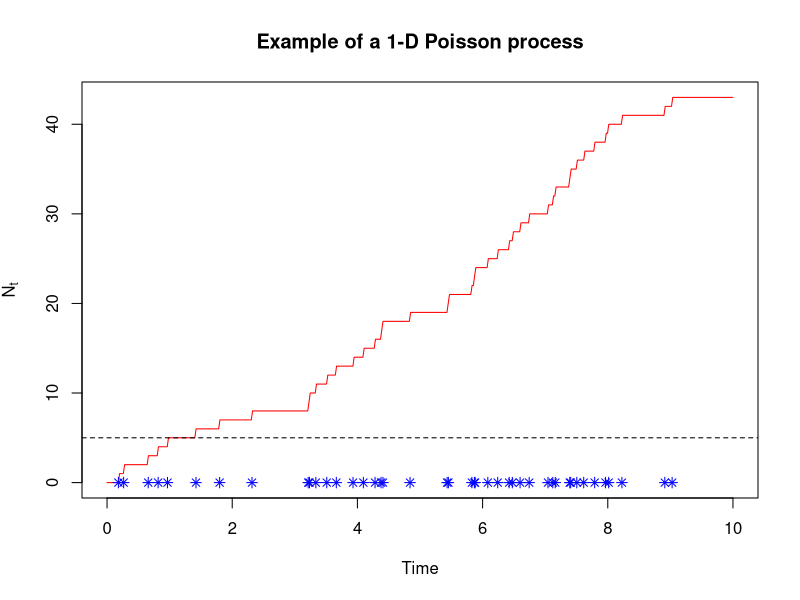
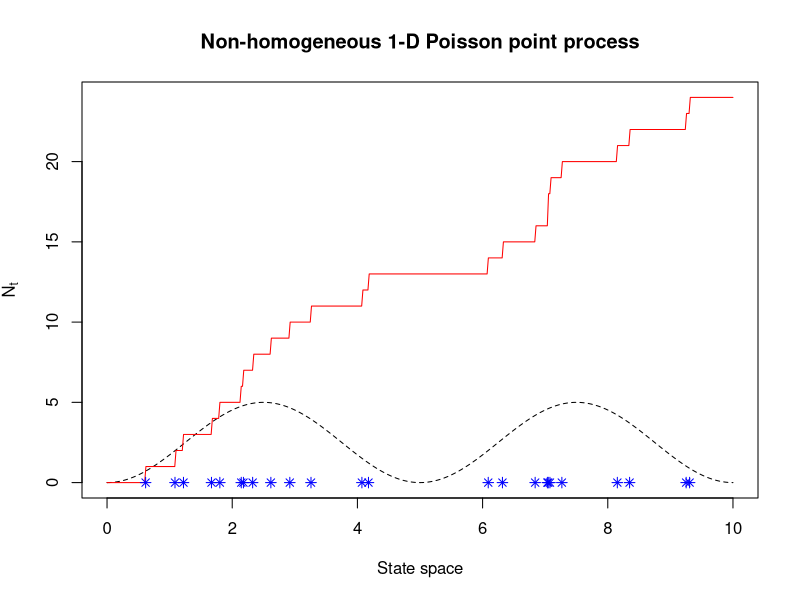
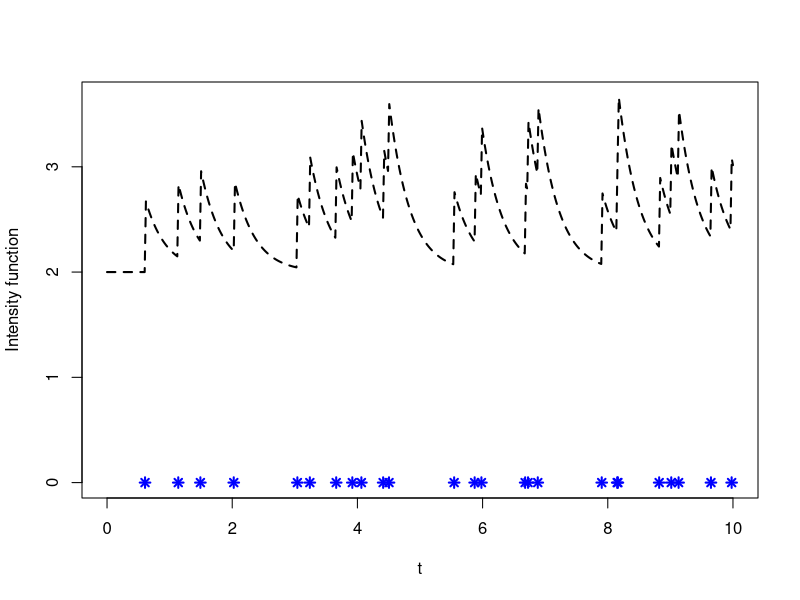
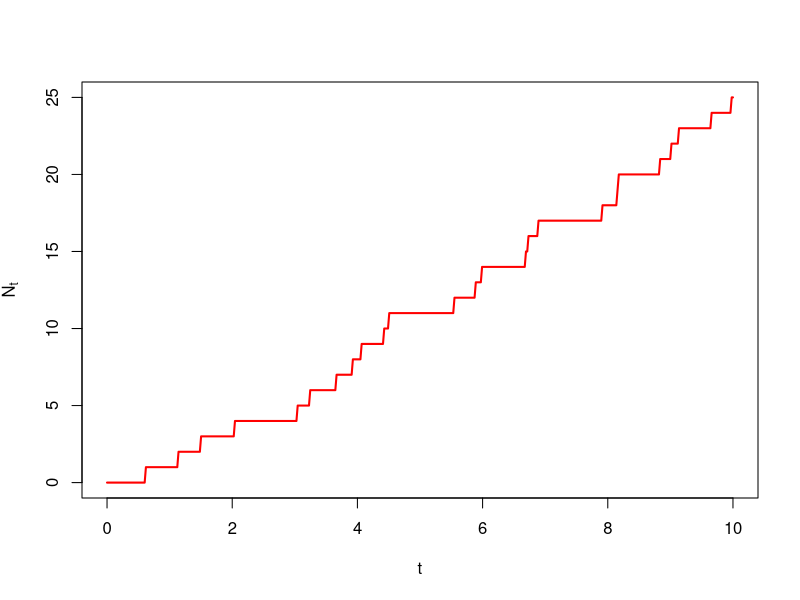
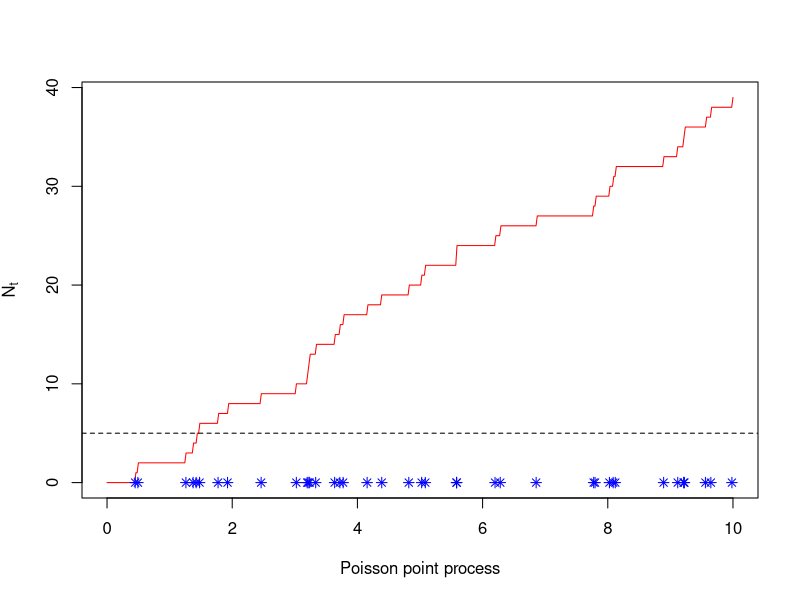
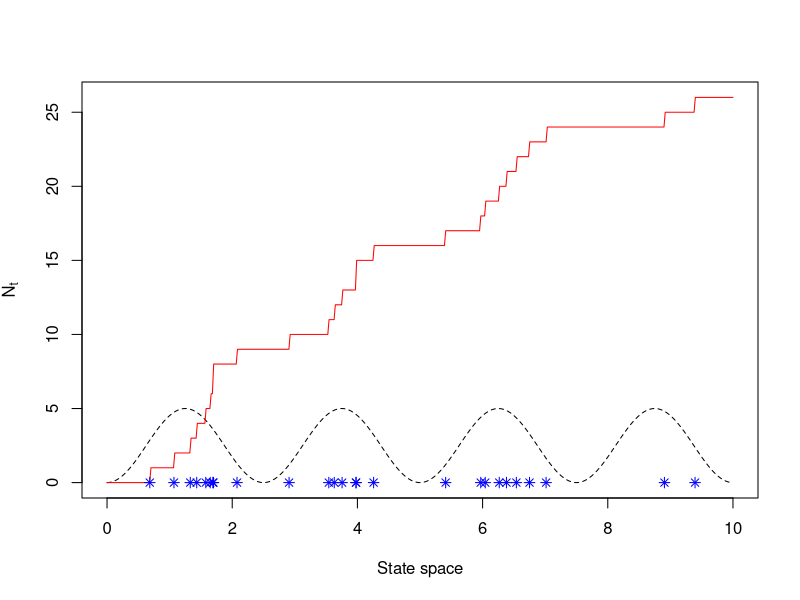
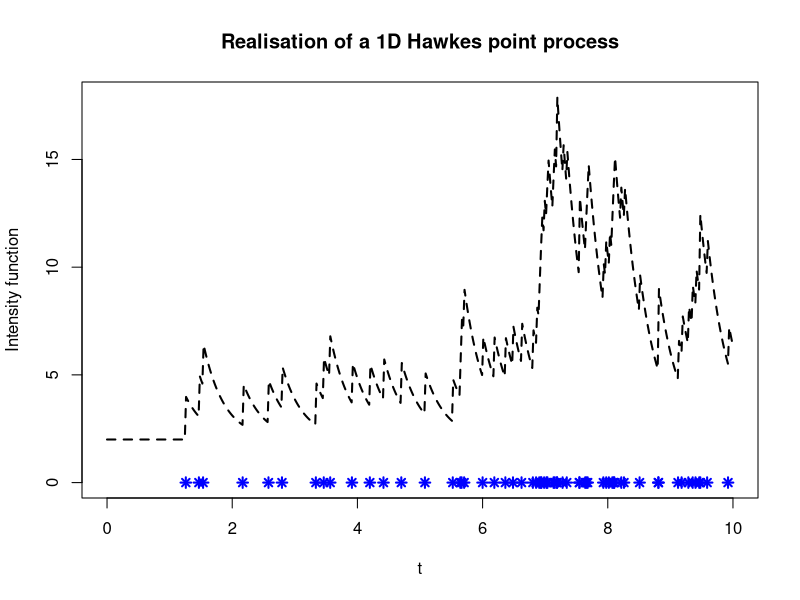
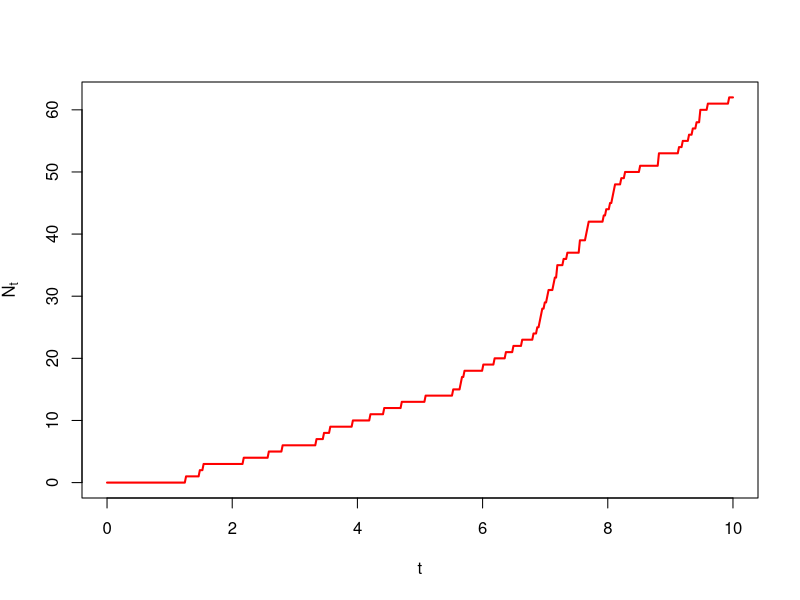

Recreate these plots in R, in order.
## ---- chunk 1

T_tot = 10
lambda = 5
N = rpois(1, lambda*T_tot) # Random number of points

point_pattern = runif(N, min = 0, max = T_tot)


t = seq(0, T_tot, length.out = 500)
N_t = matrix(0, ncol = length(t))
for (point in point_pattern){
  N_t = N_t + as.numeric(point < t)
}

plot(t, N_t, col = 'red', type = 'l', ylab = expression(N[t]), xlab = "Time", ylim = c(0, max(N_t)), main = "Example of a 1-D Poisson process")
points(point_pattern, rep(0, N), pch = 8, col = 'blue')
abline(a = lambda, b = 0, lty = "dashed")
## ---- chunk 2

## 1-D Simulation (Ex: Clients arrival in a restaurant at lunch time)

intensity = function(t, T = T_tot, lam = 1){
  return(lam * sin(2*pi*t/T)^2)
}

# Homogeneous process
T_tot = 10
lambda = 5
N = rpois(1, lambda*T_tot) # Random number of points

point_pattern = runif(N, min = 0, max = T_tot)

#Thinning
final_point_pattern = c()
for (t in point_pattern){
  if (runif(1) < intensity(t, T_tot, lam = lambda)/lambda){
    final_point_pattern = c(final_point_pattern, t)
  }
}
x = seq(0, 10, length.out = 500)
N_t = matrix(0, ncol = length(x))
for (point in final_point_pattern){
  N_t = N_t + as.numeric(point < x)
}
plot(x, intensity(x, T_tot, lam = 5), type = 'l', ylab = expression(N[t]), xlab = "State space", lty = 'dashed', ylim = c(0, max(N_t)), main = "Non-homogeneous 1-D Poisson point process")
lines(x, N_t, col = 'red')
points(final_point_pattern, rep(0, length(final_point_pattern)), pch = 8, col = 'blue')

## ---- chunk 3
T_tot = 10

exp_kernel_function = function(t, alpha = 1, beta = 1){ # Exponentially decreasing kernel
  return(alpha * exp(-beta*t) * (t>0))
}

base_rate = 2
alpha = 0.7
beta = 3

time_points = c()
s=0
while(s < T_tot){
  lambda = base_rate + sum(exp_kernel_function(s-time_points, alpha = alpha, beta = beta))
  u = runif(1)
  w = -log(u)/lambda # Exponentially distributed waiting time with rate lambda
  s = s+w
  test = runif(1)
  if (test*lambda < base_rate + sum(exp_kernel_function(s-time_points, alpha = alpha, beta = beta))){
    time_points = c(time_points, s)
  }
}



t = seq(0, 10, length.out = 500)
lambda_t = c()
for (t_i in t){
  l = base_rate
  for (t_event in time_points){
    l = l + exp_kernel_function(t_i - t_event, alpha = alpha, beta = beta)
  }
  lambda_t = c(lambda_t, l)
}

time_points = time_points[time_points <= T_tot]

N_t = matrix(0, ncol = length(t))
for (point in time_points){
  N_t = N_t + as.numeric(point < t)
}

plot(t, lambda_t, type = 'l', lty = 'dashed', ylim = c(0, max(lambda_t)), xlab = "t", ylab = "Intensity function", lwd = 2)
points(time_points, rep(0, length(time_points)), col = 'blue', pch = 8, lwd = 2)
## ---- chunk 4

plot(t, N_t, col = "red", type = 'l', xlab = "t", ylab = expression(N[t]), lwd = 2)

## ---- chunk 5
######### Homogeneous Poisson Point process simulation
## 1-D Simulation (Ex: specific events in time)

T_tot = 10
lambda = 5
N = rpois(1, lambda*T_tot) # Random number of points in the simulation window

point_pattern = runif(N, min = 0, max = T_tot) # Random location along the state space (here [0, + infinity))

# Computing the counting process
t = seq(0, T_tot, length.out = 500)
N_t = matrix(0, ncol = length(t))
for (point in point_pattern){
  N_t = N_t + as.numeric(point < t)
}
## ---- chunk 6
plot(t, N_t, col = 'red', type = 'l', ylab = expression(N[t]), xlab = "Poisson point process", ylim = c(0, max(N_t))) # Plotting the counting process
points(point_pattern, rep(0, N), pch = 8, col = 'blue') # Plotting the point pattern along the half real line
abline(a = 5, b = 0, lty = "dashed") # Plotting the intensity function
## ---- chunk 7
intensity = function(t, T = T_tot, lam = 1){
  return(lam * sin(4*pi*t/T)^2)
}

# Homogeneous process
T_tot = 10
lambda = 5
N = rpois(1, lambda*T_tot) # Random number of points

point_pattern = runif(N, min = 0, max = T_tot)

#Thinning
final_point_pattern = c()
for (t in point_pattern){
  if (runif(1) < intensity(t, T_tot, lam = lambda)/lambda){
    final_point_pattern = c(final_point_pattern, t)
  }
}
x = seq(0, 10, length.out = 500)
N_t = matrix(0, ncol = length(x))
for (point in final_point_pattern){
  N_t = N_t + as.numeric(point < x)
}

## ---- chunk 8

plot(x, intensity(x, T_tot, lam = 5), type = 'l', ylab = expression(N[t]), xlab = "State space", lty = 'dashed', ylim = c(0, max(N_t)))
lines(x, N_t, col = 'red')
points(final_point_pattern, rep(0, length(final_point_pattern)), pch = 8, col = 'blue')
## ---- chunk 9
###### 1D Hawkes process simulation 

T_tot = 10

exp_kernel_function = function(t, alpha = 1, beta = 1){ # Exponentially decreasing kernel
  return(alpha * exp(-beta*t) * (t>0))
}

base_rate = 2
alpha = 2
beta = 3

time_points = c()
s=0
while(s < T_tot){
  lambda = base_rate + sum(exp_kernel_function(s-time_points, alpha = alpha, beta = beta))
  u = runif(1)
  w = -log(u)/lambda # Exponentially distributed waiting time with rate lambda
  s = s+w
  test = runif(1)
  if (test*lambda < base_rate + sum(exp_kernel_function(s-time_points, alpha = alpha, beta = beta))){
    time_points = c(time_points, s)
  }
}

time_points = time_points[time_points <= T_tot]

t = seq(0, 10, length.out = 500)
lambda_t = c()
for (t_i in t){
  l = base_rate
  for (t_event in time_points){
    l = l + exp_kernel_function(t_i - t_event, alpha = alpha, beta = beta)
  }
  lambda_t = c(lambda_t, l)
}

N_t = matrix(0, ncol = length(t))
for (point in time_points){
  N_t = N_t + as.numeric(point < t)
}
## ---- chunk 10
plot(t, lambda_t, type = 'l', lty = 'dashed', ylim = c(0, max(lambda_t)), main = "Realisation of a 1D Hawkes point process", xlab = "t", ylab = "Intensity function", lwd = 2)
points(time_points, rep(0, length(time_points)), col = 'blue', pch = 8, lwd = 2)


## ---- chunk 11

plot(t, N_t, col = "red", type = 'l', xlab = "t", ylab = expression(N[t]), lwd = 2)

## ---- chunk 12
## 2-D Simulation (Ex: impact of darts on a target during a game)

intensity = function(x, y, d_tot = 1, A = 5){
  r = sqrt(x^2 + y^2)
  return(A*exp(-(r^2)/d_tot^2))
}

# Homogeneous process
x_max = 8
y_max = 8
lambda = 10 
N = rpois(1, lambda*x_max*y_max*4) # Random number of points

point_pattern_x = runif(N, min = -x_max, max = x_max)
point_pattern_y = runif(N, min = -y_max, max = x_max)

#Thinning
final_point_pattern_x = c()
final_point_pattern_y = c()

for (i in 1:N){
  if (runif(1) < intensity(point_pattern_x[i], point_pattern_y[i], d_tot = 2, A = lambda)/lambda){
    final_point_pattern_x = c(final_point_pattern_x, point_pattern_x[i])
    final_point_pattern_y = c(final_point_pattern_y, point_pattern_y[i])
  }
}

x = seq(-x_max, x_max, length.out = 50)
y = seq(-y_max, y_max, length.out = 50)

z = outer(x, y, function(x,y) intensity(x, y, d_tot = 2, A = lambda)) # Contour plot of the intensity function
## ---- chunk 13
plot(point_pattern_x, point_pattern_y, pch = 1, col ='red', xlab = "x", ylab = "y", main = "Point process realisation")


## ---- chunk 14
plot(point_pattern_x, point_pattern_y, pch = 1, col ='red', xlab = "x", ylab = "y", main = "Point process realisation")
contour(x, y, z, xlim = c(-x_max, x_max), ylim = c(-y_max, y_max), add = T, lwd =  2)


## ---- chunk 15
plot(point_pattern_x, point_pattern_y, pch = 1, col ='red', xlab = "x", ylab = "y", main = "Point process realisation")
contour(x, y, z, xlim = c(-x_max, x_max), ylim = c(-y_max, y_max), add = T, lwd =  2)
points(final_point_pattern_x, final_point_pattern_y, pch = 8, col = "blue") 

## ---- chunk 16
plot(final_point_pattern_x, final_point_pattern_y, pch = 8, col = "blue", xlim = c(-x_max, x_max), ylim = c(-y_max, y_max), xlab = "x", ylab = "y", main = "Point process realisation") 
contour(x, y, z, add = T, lwd =  2, xlab = "x", ylab = "y", main = "Point process realisation")


